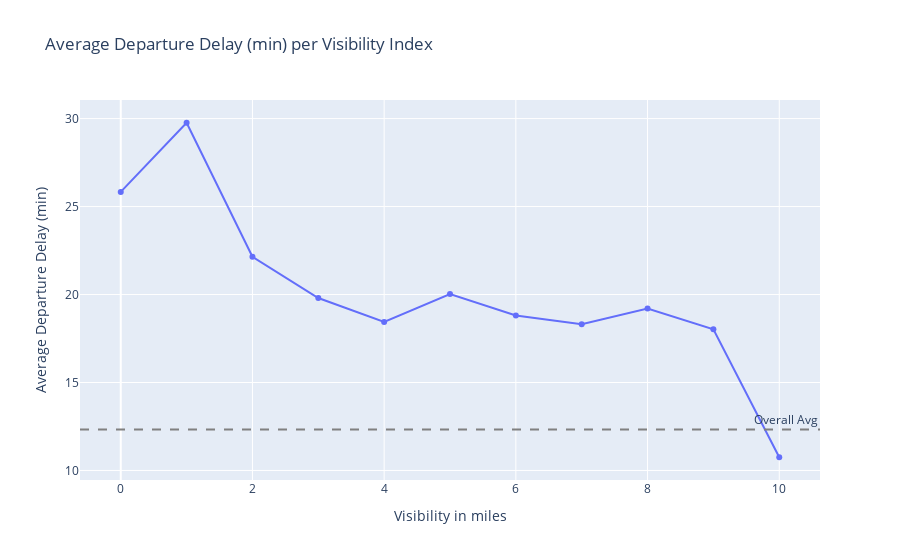

The notebook cell this image was saved under:
### Markdown cell above
- Departure delay increases as visibility gets lower with mild non-linearity.

### Code cell
avgDepDelay_visib1 = avgDepDelay_visib[~pd.isna(avgDepDelay_visib['visibility'])]
fig = px.line(avgDepDelay_visib1, x='visibility', y='avg_dep_delay', markers=True, 
             title = 'Average Departure Delay (min) per Visibility Index', 
             labels = {
                 'visibility': 'Visibility in miles', 
                 'avg_dep_delay': 'Average Departure Delay (min)'})

avgDep = pd.read_sql_query('SELECT avg(dep_delay) as avg FROM flights', conn)
avgDep1 = avgDep['avg'][0]
fig.add_hline(y=avgDep1, line_dash="dash", line_color="gray", 
             annotation_text="Overall Avg")

fig.show()

### Figure 1 — Plotly figure (JSON) as saved in the notebook; plotly's stock layout.template omitted (floating-point values rounded to 4 significant figures)
{"data": [{"hovertemplate": "Visibility in miles=%{x}<br>Average Departure Delay (min)=%{y}<extra></extra>", "legendgroup": "", "line": {"color": "#636efa", "dash": "solid"}, "marker": {"symbol": "circle"}, "mode": "lines+markers", "name": "", "orientation": "v", "showlegend": false, "type": "scatter", "x": [0, 1, 2, 3, 4, 5, 6, 7, 8, 9, 10], "xaxis": "x", "y": [25.83, 29.76, 22.15, 19.8, 18.44, 20.02, 18.81, 18.32, 19.2, 18.02, 10.75], "yaxis": "y"}], "layout": {"annotations": [{"showarrow": false, "text": "Overall Avg", "x": 1, "xanchor": "right", "xref": "x domain", "y": 12.33, "yanchor": "bottom", "yref": "y"}], "legend": {"tracegroupgap": 0}, "shapes": [{"line": {"color": "gray", "dash": "dash"}, "type": "line", "x0": 0, "x1": 1, "xref": "x domain", "y0": 12.33, "y1": 12.33, "yref": "y"}], "title": {"text": "Average Departure Delay (min) per Visibility Index"}, "xaxis": {"anchor": "y", "domain": [0, 1], "title": {"text": "Visibility in miles"}}, "yaxis": {"anchor": "x", "domain": [0, 1], "title": {"text": "Average Departure Delay (min)"}}}}
